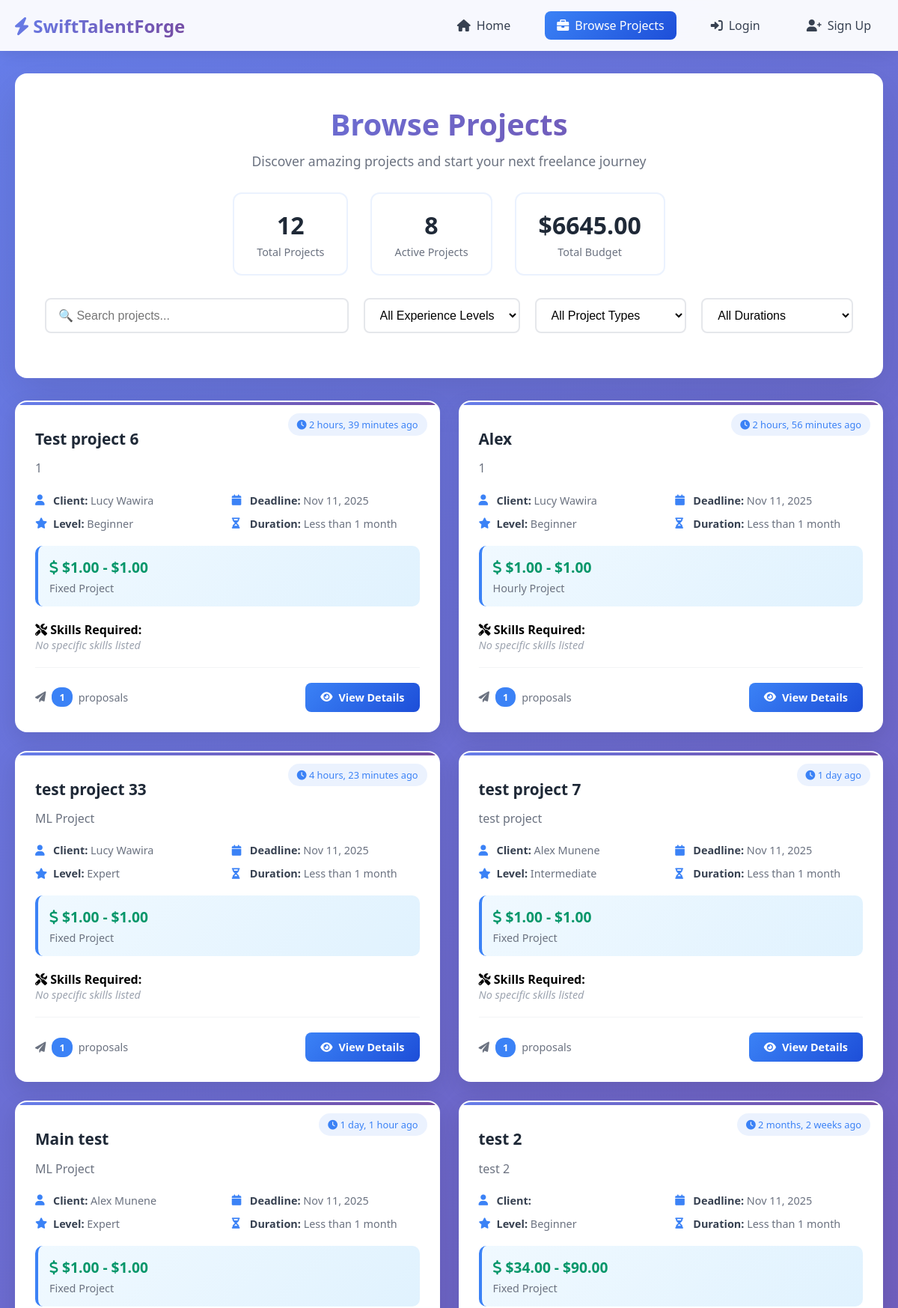
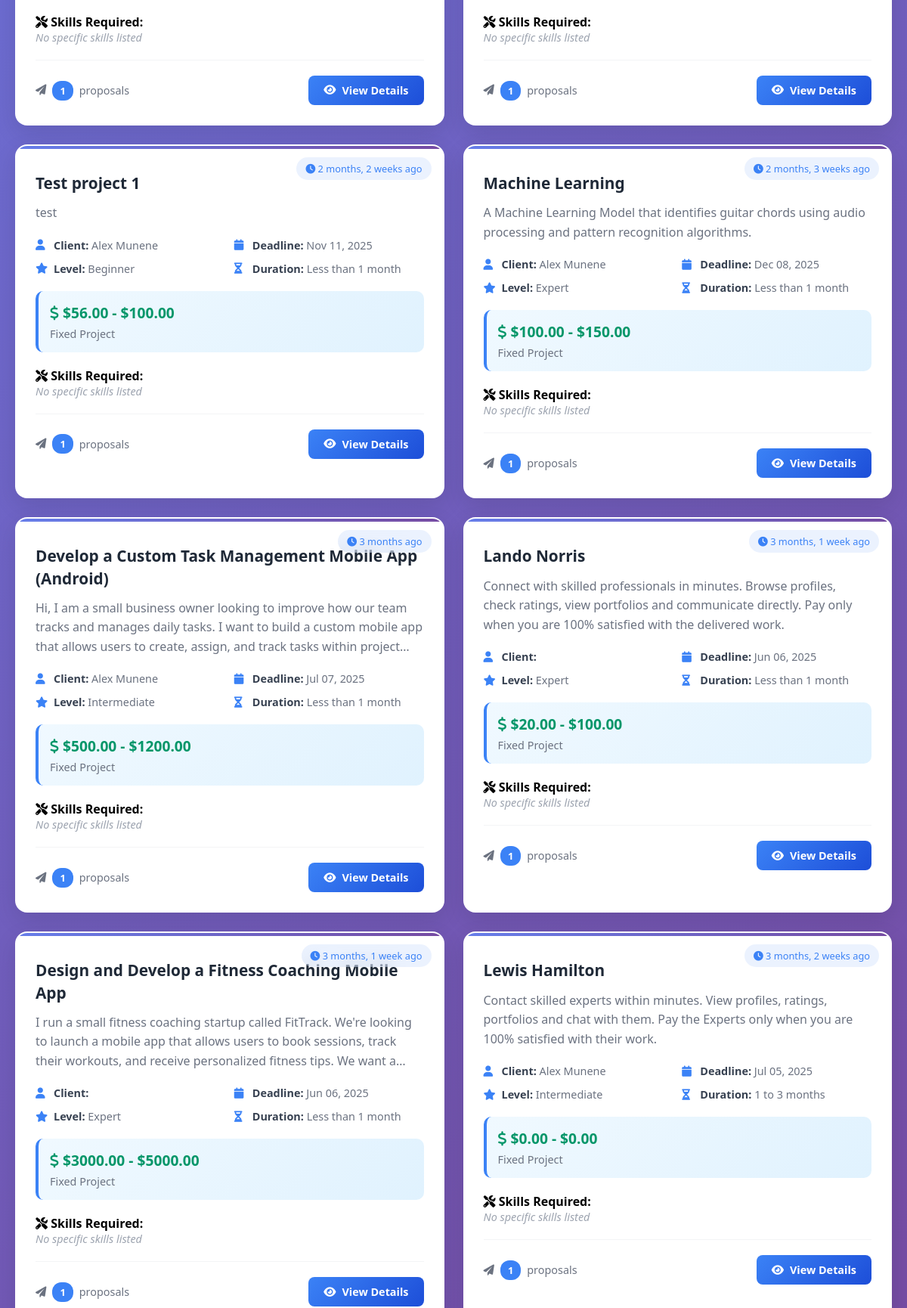
Screenshot of /browse_projects/ (upper part) with the database file from the repository (2 pictures, top to bottom).
### Portal/models.py (models this page shows, shortened)
class Project(models.Model):
    STATUS_CHOICES = [
        ('posted', 'Posted'),
        ('bidding', 'Receiving Bids'),
        ('hired', 'Freelancer Hired'),
        ('in_progress', 'Work in Progress'),
        ('submitted', 'Work Submitted'),
        ('revision', 'Revision Requested'),
        ('completed', 'Completed'),
        ('cancelled', 'Cancelled'),
    ]
    project_name = models.CharField(max_length=100)  # Removed unique=True
    description = models.CharField(max_length=300, default=None)
    postedOn = models.DateTimeField(auto_now_add=True)
    leader = models.ForeignKey(CustomUser, on_delete=models.CASCADE)
    isCompleted = models.BooleanField(default=False)
    deadline = models.DateField()
    task_count = models.IntegerField(default=0)
    budget_min = models.DecimalField(max_digits=10, decimal_places=2, default=0)
    budget_max = models.DecimalField(max_digits=10, decimal_places=2, default=0)
    project_type = models.CharField(max_length=20, choices=[
        ("Fixed", "Fixed Price"), ("Hourly", "Hourly Rate")
    ], default="Fixed")
    experience_level = models.CharField(max_length=20, choices=[
        ("Entry", "Entry Level"), ("Intermediate", "Intermediate"), ("Expert", "Expert")
    ], default="Intermediate")
    project_duration = models.CharField(max_length=30, choices=[
        ("Less than 1 month", "Less than 1 month"),
        ("1 to 3 months", "1 to 3 months"),
        ("3 to 6 months", "3 to 6 months"),
        ("More than 6 months", "More than 6 months")
    ], default="1 to 3 months")
    proposals_count = models.IntegerField(default=0)
    project_status = models.CharField(max_length=20, choices=STATUS_CHOICES, default='posted')

class CustomUser(models.Model):
    user = models.OneToOneField(User, on_delete=models.CASCADE, primary_key=True)
    phone_number = models.CharField(max_length=11, default=None)
    bio = models.TextField(max_length=500, default=None)
    image = models.ImageField(upload_to='profiles/')
    batchYear = models.CharField(max_length=4, choices=[
        ("None", "None"), ("UG-1", "UG-1"), ("UG-2", "UG-2"), ("UG-3", "UG-3"),
        ("UG-4", "UG-4"), ("MS", "MS"), ("Ph.D", "Ph.D")
    ], default='None')
    gender = models.CharField(max_length=10, choices=[
        ("Male", "Male"), ("Female", "Female")
    ], default="Male", blank=False)

### Portal/views.py (the view)
# urls.py: path('browse_projects/', views.browse_projects, name='browse_projects'),
def browse_projects(request):
    context = dict()
    projects = Project.objects.all().order_by('-postedOn')
    for project in projects:
        project.skills_required = ProjectSkillsRequired.objects.filter(project=project)
    active_projects = projects.filter(isCompleted=False)
    total_budget = sum(project.budget_max for project in projects if project.budget_max)
    context['projects'] = projects
    context['active_projects'] = active_projects
    context['total_budget'] = total_budget
    search_query = request.GET.get('search', '')
    experience_level = request.GET.get('experience', '')
    project_type = request.GET.get('type', '')
    duration = request.GET.get('duration', '')
    if search_query:
        projects = projects.filter(
            Q(project_name__icontains=search_query) |
            Q(description__icontains=search_query)
        )
    if experience_level:
        projects = projects.filter(experience_level=experience_level)
    if project_type:
        projects = projects.filter(project_type=project_type)
    if duration:
        projects = projects.filter(project_duration=duration)
    context['filtered_projects'] = projects
    context['search_query'] = search_query
    context['selected_experience'] = experience_level
    context['selected_type'] = project_type
    context['selected_duration'] = duration
    return render(request, 'browse_projects.html', context)

### Portal/templates/browse_projects.html (shortened to what this page needs)
<!DOCTYPE html>
<html lang="en">
<head>
    <link href="https://cdnjs.cloudflare.com/ajax/libs/font-awesome/6.0.0/css/all.min.css" rel="stylesheet">
</head>
<body>
    <nav class="navbar">
        <div class="nav-container">
            <a href="{% url 'Portal:home' %}" class="logo">
                <i class="fas fa-bolt"></i>
                SwiftTalentForge
            </a>
            <div class="nav-links">
                <a href="{% url 'Portal:home' %}" class="nav-link">
                    <i class="fas fa-home"></i>
                    Home
                </a>
                <a href="{% url 'Portal:browse_projects' %}" class="nav-link active">
                    <i class="fas fa-briefcase"></i>
                    Browse Projects
                </a>
                {% if request.user.is_authenticated %}
                    <a href="{% url 'Portal:post_project' %}" class="nav-link">
                        <i class="fas fa-plus"></i>
                        Post Project
                    </a>
                    <a href="{% url 'Portal:profile' request.user.username %}" class="nav-link">
                        <i class="fas fa-user"></i>
                        Profile
                    </a>
                    <a href="{% url 'Portal:logout' %}" class="nav-link">
                        <i class="fas fa-sign-out-alt"></i>
                        Logout
                    </a>
                {% else %}
                    <a href="{% url 'Portal:login' %}" class="nav-link">
                        <i class="fas fa-sign-in-alt"></i>
                        Login
                    </a>
                    <a href="{% url 'Portal:signup' %}" class="nav-link">
                        <i class="fas fa-user-plus"></i>
                        Sign Up
                    </a>
                {% endif %}
            </div>
        </div>
    </nav>
    <div class="container">
        <div class="header">
            <h1 class="page-title">
                Browse Projects
            </h1>
            <p class="page-subtitle">
                Discover amazing projects and start your next freelance journey
            </p>
            <div class="stats-bar">
                <div class="stat-item">
                    <span class="stat-number">{{ projects|length }}</span>
                    <div class="stat-label">Total Projects</div>
                </div>
                <div class="stat-item">
                    <span class="stat-number">{{ active_projects|length }}</span>
                    <div class="stat-label">Active Projects</div>
                </div>
                <div class="stat-item">
                    <span class="stat-number">${{ total_budget|default:0 }}</span>
                    <div class="stat-label">Total Budget</div>
                </div>
            </div>
            <div class="search-filters">
                <input type="text" class="search-input" placeholder="🔍 Search projects..." id="searchInput">
                <select class="filter-select" id="experienceFilter">
                    <option value="">All Experience Levels</option>
                </select>
                <select class="filter-select" id="typeFilter">
                    <option value="">All Project Types</option>
                </select>
                <select class="filter-select" id="durationFilter">
                    <option value="">All Durations</option>
                </select>
            </div>
        </div>
        {% if projects %}
            <div class="projects-grid" id="projectsGrid">
                {% for project in projects %}
                    <div class="project-card"
                         data-experience="{{ project.experience_level }}"
                         data-type="{{ project.project_type }}"
                         data-duration="{{ project.project_duration }}">
                        <div class="posted-time">
                            <i class="fas fa-clock"></i>
                            {{ project.postedOn|timesince }} ago
                        </div>
                        <h3 class="project-title">{{ project.project_name }}</h3>
                        <p class="project-description">{{ project.description }}</p>
                        <div class="project-meta">
                            <div class="meta-item">
                                <i class="fas fa-user"></i>
                                <span><strong>Client:</strong> {{ project.leader.user.first_name }} {{ project.leader.user.last_name }}</span>
                            </div>
                            <div class="meta-item">
                                <i class="fas fa-calendar"></i>
                                <span><strong>Deadline:</strong> {{ project.deadline|date:"M d, Y" }}</span>
                            </div>
                            <div class="meta-item">
                                <i class="fas fa-star"></i>
                                <span><strong>Level:</strong> {{ project.experience_level }}</span>
                            </div>
                            <div class="meta-item">
                                <i class="fas fa-hourglass-half"></i>
                                <span><strong>Duration:</strong> {{ project.project_duration }}</span>
                            </div>
                        </div>
                        <div class="project-budget">
                            <div class="budget-amount">
                                <i class="fas fa-dollar-sign"></i>
                                ${{ project.budget_min }} - ${{ project.budget_max }}
                            </div>
                            <div class="budget-type">{{ project.project_type }} Project</div>
                        </div>
                        <div class="project-skills">
                            <strong><i class="fas fa-tools"></i> Skills Required:</strong>
                            {% if project.skills_required.all %}
                                <div class="skills-container">
                                    {% for skill_req in project.skills_required.all %}
                                        <span class="skill-tag">{{ skill_req.skill.skill_name }}</span>
                                    {% endfor %}
                                </div>
                            {% else %}
                                <div class="no-skills">No specific skills listed</div>
                            {% endif %}
                        </div>
                        <div class="project-footer">
                            <div class="proposals-info">
                                <i class="fas fa-paper-plane"></i>
                                <span class="proposals-count">{{ project.proposals_count }}</span>
                                proposals
                            </div>
                            <a href="{% url 'Portal:project_detail' project.id %}" class="view-btn">
                                <i class="fas fa-eye"></i>
                                View Details
                            </a>
                        </div>
                    </div>
                {% endfor %}
            </div>
        {% else %}
            <div class="no-projects">
                <i class="fas fa-folder-open"></i>
                <h3>No Projects Available</h3>
                <p>There are currently no projects posted. Check back later for new opportunities!</p>
            </div>
        {% endif %}
    </div>
</body>
</html>

### rows the page displays
Project: postedOn "2 hours, 39 minutes", project_name "Test project 6", description "1", leader.user.first_name "Lucy", leader.user.last_name "Wawira", deadline "Nov 11, 2025", experience_level "Beginner", project_duration "Less than 1 month", budget_min "1.00", budget_max "1.00", project_type "Fixed", shows "No specific skills listed", proposals_count "1"
Project: postedOn "2 hours, 56 minutes", project_name "Alex", description "1", leader.user.first_name "Lucy", leader.user.last_name "Wawira", deadline "Nov 11, 2025", experience_level "Beginner", project_duration "Less than 1 month", budget_min "1.00", budget_max "1.00", project_type "Hourly", shows "No specific skills listed", proposals_count "1"
Project: postedOn "4 hours, 23 minutes", project_name "test project 33", description "ML Project", leader.user.first_name "Lucy", leader.user.last_name "Wawira", deadline "Nov 11, 2025", experience_level "Expert", project_duration "Less than 1 month", budget_min "1.00", budget_max "1.00", project_type "Fixed", shows "No specific skills listed", proposals_count "1"
Project: postedOn "1 day", project_name "test project 7", description "test project", leader.user.first_name "Alex", leader.user.last_name "Munene", deadline "Nov 11, 2025", experience_level "Intermediate", project_duration "Less than 1 month", budget_min "1.00", budget_max "1.00", project_type "Fixed", shows "No specific skills listed", proposals_count "1"
Project: postedOn "1 day, 1 hour", project_name "Main test", description "ML Project", leader.user.first_name "Alex", leader.user.last_name "Munene", deadline "Nov 11, 2025", experience_level "Expert", project_duration "Less than 1 month", budget_min "1.00", budget_max "1.00", project_type "Fixed", shows "No specific skills listed", proposals_count "1"
Project: postedOn "2 months, 2 weeks", project_name "test 2", description "test 2", deadline "Nov 11, 2025", experience_level "Beginner", project_duration "Less than 1 month", budget_min "34.00", budget_max "90.00", project_type "Fixed", shows "No specific skills listed", proposals_count "1"
Project: postedOn "2 months, 2 weeks", project_name "Test project 1", description "test", leader.user.first_name "Alex", leader.user.last_name "Munene", deadline "Nov 11, 2025", experience_level "Beginner", project_duration "Less than 1 month", budget_min "56.00", budget_max "100.00", project_type "Fixed", shows "No specific skills listed", proposals_count "1"
Project: postedOn "2 months, 3 weeks", project_name "Machine Learning", description "A Machine Learning Model that identifies guitar chords using audio processing and pattern recognition algorithms.", leader.user.first_name "Alex", leader.user.last_name "Munene", deadline "Dec 08, 2025", experience_level "Expert", project_duration "Less than 1 month", budget_min "100.00", budget_max "150.00", project_type "Fixed", shows "No specific skills listed", proposals_count "1"
Project: postedOn "3 months", project_name "Develop a Custom Task Management Mobile App (Android)", description "Hi, I am a small business owner looking to improve how our team tracks and manages daily tasks. I want to build a custom mobile app that allows users to create, assign, and track tasks within…", leader.user.first_name "Alex", leader.user.last_name "Munene", deadline "Jul 07, 2025", experience_level "Intermediate", project_duration "Less than 1 month", budget_min "500.00", budget_max "1200.00", project_type "Fixed", shows "No specific skills listed", proposals_count "1"
Project: postedOn "3 months, 1 week", project_name "Lando Norris", description "Connect with skilled professionals in minutes. Browse profiles, check ratings, view portfolios and communicate directly. Pay only when you are 100% satisfied with the delivered work.", deadline "Jun 06, 2025", experience_level "Expert", project_duration "Less than 1 month", budget_min "20.00", budget_max "100.00", project_type "Fixed", shows "No specific skills listed", proposals_count "1"
Project: postedOn "3 months, 1 week", project_name "Design and Develop a Fitness Coaching Mobile App", description "I run a small fitness coaching startup called FitTrack. We're looking to launch a mobile app that allows users to book sessions, track their workouts, and receive personalized fitness tips. We want…", deadline "Jun 06, 2025", experience_level "Expert", project_duration "Less than 1 month", budget_min "3000.00", budget_max "5000.00", project_type "Fixed", shows "No specific skills listed", proposals_count "1"
Project: postedOn "3 months, 2 weeks", project_name "Lewis Hamilton", description "Contact skilled experts within minutes. View profiles, ratings, portfolios and chat with them. Pay the Experts only when you are 100% satisfied with their work.", leader.user.first_name "Alex", leader.user.last_name "Munene", deadline "Jul 05, 2025", experience_level "Intermediate", project_duration "1 to 3 months", budget_min "0.00", budget_max "0.00", project_type "Fixed", shows "No specific skills listed", proposals_count "1"

### other values shown
{{ projects|length }} "12"
{{ active_projects|length }} "8"
{{ total_budget|default:0 }} "6645.00"
